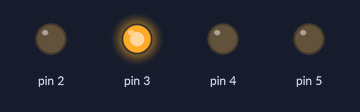
A sketch run on a simulated Arduino Uno, built with avr-gcc and run on an emulated ATmega328P. Shown: output pins drawn as LEDs (lit = HIGH).

Above: at 0.2 s.
At 1.2 s:
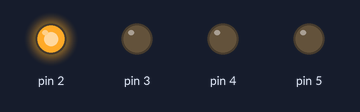
At 2.2 s:
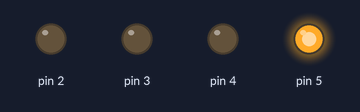
At 5.7 s:
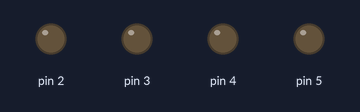
Timing chart, 0 to 6.9 s (numbered marks = the images above):
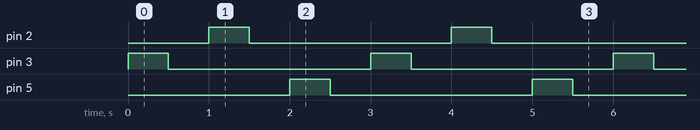

The sketch:

test2.ino
```cpp
void setup() {
  Serial.begin(9600); // 디버깅용 시리얼 통신
  pinMode(2,OUTPUT);
  pinMode(3,OUTPUT);
  pinMode(4,OUTPUT);
  pinMode(5,OUTPUT);
}

void loop() {
  digitalWrite(3,HIGH);
  delay(500);
  digitalWrite(3,LOW);
  delay(500);
  digitalWrite(2,HIGH);
  delay(500);
  digitalWrite(2,LOW);
  delay(500);
  digitalWrite(5,HIGH);
  delay(500);
  digitalWrite(5,LOW);
  delay(500);
}
```

Measured:
- by itself, pin 2, pin 3, pin 5: alternates HIGH for 0.50 s and LOW for 2.5 s
- by itself, everything shown: repeats every 3.0 s, in 6 steps
